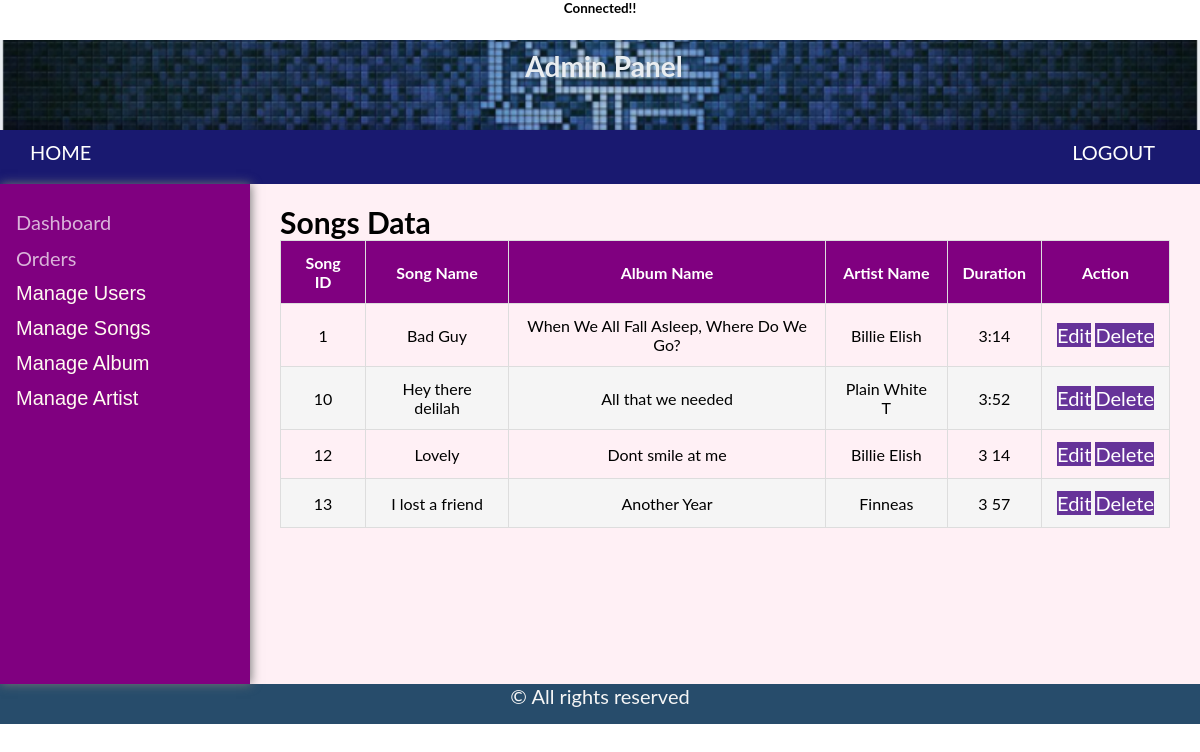
The page /adminPanel/viewsong.php on the database its author committed.
### tables this page shows
CREATE TABLE `song` (
  `song_id` int(255) NOT NULL,
  `songname` varchar(255) NOT NULL,
  `album_name` varchar(255) NOT NULL,
  `artist_name` varchar(255) NOT NULL,
  `duration` text NOT NULL
);

### adminPanel/viewsong.php (the view, shortened to what this page needs)
<?php
include 'connection.php';
include ('includes/header.php');
$sql="SELECT * from song";
$result = $con->query($sql);
?>
<!DOCTYPE html>
<html>
<head>
  <link rel="stylesheet" href="assets/css/tablestyle.css"/>
</head>
<body>
<div class="main-content">
	<h2>Songs Data</h2>
   <table class="table">
     <thead>
		 <tr>
		<th>Song ID</th>
     	 <th>Song Name</th>
     	 <th>Album Name</th>
     	 <th>Artist Name</th>
     	 <th>Duration</th>
          <th>Action</th>
     </thead>
     <tbody>
	 <?php
			if ($result->num_rows > 0) {
				while ($row = $result->fetch_assoc()) {
		?>
					<tr>
					<td data-label="Song ID"><?php echo $row['song_id']; ?></td>
					<td data-label="Song Name"><?php echo $row['songname']; ?></td>
					<td data-label="Album Name"><?php echo $row['album_name']; ?></td>
					<td data-label="Artist Name"><?php echo $row['artist_name']; ?></td>
					<td data-label="Duration"><?php echo $row['duration']; ?></td>
					<td data-label="Action"><a class="btn" href="updatesong.php?id=<?php echo $row['song_id']; ?>">Edit</a>&nbsp;<a class="btn" href="deletesong.php?id=<?php echo $row['song_id']; ?>">Delete</a></td>
					</tr>
		<?php		}
			}
		?>
     </tbody>
   </table>
</div>
</body>
</html>
<?php include('includes/footer.php');
?>

### adminPanel/assets/css/mystyle.css (style rules this page uses)
* { margin: 0; padding: 0; box-sizing: border-box; }
body, html { font-family: 'Lato', sans-serif; font-size: 20px; height: 100%; position: relative; }
.main-content { background-color: lavenderblush; width: calc(100% - 250px); margin-left: 250px; padding: 20px 30px; height: 500px; }

### adminPanel/assets/css/tablestyle.css (style rules this page uses)
.main-content { background-color: lavenderblush; width: calc(100% - 250px); margin-left: 250px; padding: 20px 30px; height: 500px; }
.table { width: 100%; border-collapse: collapse; }
.table td,.table th { padding:12px 15px; border:1px solid #ddd; text-align: center; font-size:16px; }
.table th { background-color: purple; color:#ffffff; }
.table tbody tr:nth-child(even) { background-color: #f5f5f5; }
.btn { font-size: 20px; text-decoration: none; color: white; background-color: rebeccapurple; }

### rows shown on the page
song: song_id "1", songname "Bad Guy", album_name "When We All Fall Asleep, Where Do We Go?", artist_name "Billie Elish", duration "3:14"
song: song_id "10", songname "Hey there delilah", album_name "All that we needed", artist_name "Plain White T", duration "3:52"
song: song_id "12", songname "Lovely", album_name "Dont smile at me", artist_name "Billie Elish", duration "3 14"
song: song_id "13", songname "I lost a friend", album_name "Another Year", artist_name "Finneas", duration "3 57"
